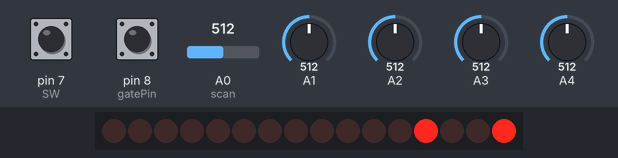
A sketch run on a simulated Arduino Uno, built with avr-gcc and run on an emulated ATmega328P. On the bench: 16 shift-register outputs drawn as a row of LEDs (first output left, lit = HIGH). Wiring (inferred from the names in the program): 2 × shift register (74HC595): data pin 6; shift clock pin 4; latch pin 5. Wiring (inferred from the signals the program sends): row of LEDs: on Q0, Q1, Q2, Q3, Q4, Q5, Q6, Q7, Q8, Q9, Q10, Q11, Q12, Q13, Q14, Q15. The inputs (shaded band) are chosen by the test bench; at power-on: pin 8 (gatePin) HIGH, pin 7 (SW) HIGH, A0 (scan) = 512, A1 = 512, A2 = 512, A3 = 512, A4 = 512.

Above: at 1.2 s.
1.3 s: pin 8 (gatePin) pulled LOW for 0.15 s
At 1.47 s:
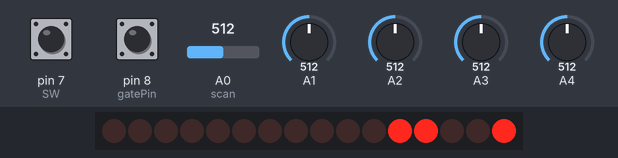
3.0 s: pin 8 (gatePin) pulled LOW for 1 s
At 3.04 s:
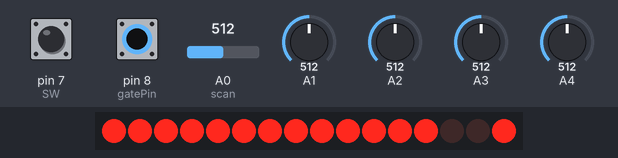
5.6 s: pin 8 (gatePin) pulled LOW for 3.2 s
At 8.89 s:
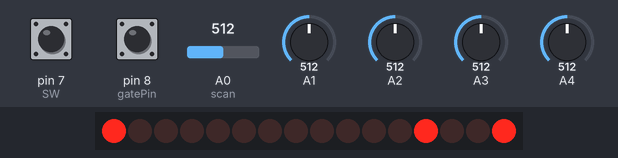
Timing chart, 0 to 10.4 s (numbered marks = the images above; inputs shaded):
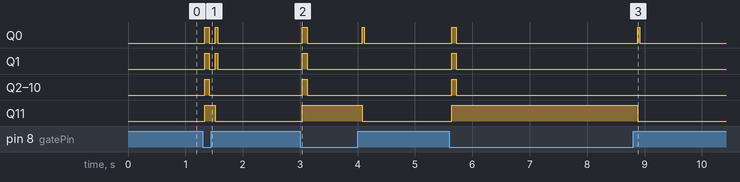

The sketch:

ADSR.ino
```cpp
// Cascadence ADSR
// Based on
// ADSRduino
// https://github.com/m0xpd/ADSRduino
// a simple ADSR for the Arduino
// m0xpd
// Feb 2017
//
// see http://m0xpd.blogspot.co.uk/2017/02/signal-processing-on-arduino.html
//
//
//
// https://github.com/cctvfm/cascadence/


const int GAIN_1 = 0x1;
const int GAIN_2 = 0x0;
const int NO_SHTDWN = 1;
const int SHTDWN = 0;

//pin definitions
const int POTS[4]={0,1,2,3};
const int gatePin = 8;
const int CLK_IN = 8;
const int SW = 7;

const int MOSI = 6;
const int SCK = 4;
const int PIN_CS = 5;

const int A = 0;
const int B = 1;

unsigned int lastanalogread[4];

float alpha[2]={0.7,0.7};   // this is the pole location ('time constant') used for the first-order difference equation
double alpha1[2]={0.9,0.9};  // initial value for attack
double alpha2[2]={0.9,0.9};  // initial value for decay
double alpha3[2]={0.95,0.95}; // initial value for release

float envelope[2] = {0.0,0.0};  // initialise the envelope
float CV0[2] = {0.0,0.0};       // result of reads from potentiometers (yes - it will only be an int, but helps with the casting!)
float CV1[2] = {0.0,0.0};
int CV2[2] = {0,0};
float CV3[2] = {0.0,0.0};

int drive[2] = {0,0};
int sustain_Level[2] = {0,0};
int scan = 0;
boolean note_active[2] = {false,false};
boolean loop_mode=false;
boolean trigger = false;
boolean decay[2] = {false,false};
boolean release_done[2] = {true,true};


void update_params(int scan, boolean chan);

// subroutine to set DAC on MCP4802
void setOutput(byte channel, byte gain, byte shutdown, unsigned int val)
{
  byte lowByte = val & 0xff;
  byte highByte = ((val >> 8) & 0xff) | channel << 7 | gain << 5 | shutdown << 4;
  //bit level stuff to make the dac work.
  //channel can be 0 or 1 (A or B)
  //gain can be 0 or 1 (x1 or x2 corresponding to 2V max or 4V max)
  //shutdown is to disable the DAC output, 0 for shutdown, 1 for no shutdown

  digitalWrite(PIN_CS, LOW);
  shiftOut(MOSI,SCK,MSBFIRST,highByte);
  shiftOut(MOSI,SCK,MSBFIRST,lowByte);
  digitalWrite(PIN_CS, HIGH);
}
void setup() {

unsigned int x;

  pinMode(POTS[0], INPUT);
  pinMode(POTS[1], INPUT);
  pinMode(POTS[2], INPUT);
  pinMode(POTS[3], INPUT);
  pinMode(SW, INPUT);
  pinMode(CLK_IN,INPUT_PULLUP);


//mosi, sck, and pin_cs used for spi dac (mcp4822)
  pinMode(MOSI,OUTPUT);
  pinMode(SCK,OUTPUT);


  digitalWrite(PIN_CS,HIGH);
  pinMode(PIN_CS, OUTPUT);

  for(x=0;x<4;x++)
  {
    update_params(x,A); //initialize CVs
    update_params(x,B); //initialize CVs

  }

  setOutput(A, GAIN_2, NO_SHTDWN, 0);
  setOutput(B, GAIN_2, NO_SHTDWN, 0);


}

void loop() {
    boolean gate=!digitalRead(gatePin);        // read the gate input every time through the loop
    checkforchange(scan);                     // scan only one of the other inputs each pass

    boolean trigger=gate||(loop_mode&&release_done);  // trigger a, ADSR even if there's a gate OR if we're in loop mode
    while(trigger){
      if(note_active[A]==false){                   // if a note isn't active and we're triggered, then start one!
      decay[A] = false;
      drive[A]=4096;                               // drive toward full value
      alpha[A]=alpha1[A];                             // set 'time constant' alpha1 for attack phase
      note_active[A]=true;                         // set the note_active flag
      }
      if(note_active[B]==false){                   // if a note isn't active and we're triggered, then start one!
      decay[B] = false;
      drive[B]=4096;                               // drive toward full value
      alpha[B]=alpha1[B];                             // set 'time constant' alpha1 for attack phase
      note_active[B]=true;                         // set the note_active flag
      }

      if((decay[A]==false)&&(envelope[A]>4000)&&(drive[A]==4096)){    // if we've reached envelope >4000 with drive= 4096, we must be at the end of attack phase
                                                          // so switch to decay...
        decay[A] = true;                                         // set decay flag
        drive[A]=sustain_Level[A];                                  // drive toward sustain level
        alpha[A]=alpha2[A];                                         // and set 'time constant' alpha2 for decay phase
      }
      if((decay[B]==false)&&(envelope[B]>4000)&&(drive[B]==4096)){    // if we've reached envelope >4000 with drive= 4096, we must be at the end of attack phase
                                                          // so switch to decay...
        decay[B] = true;                                         // set decay flag
        drive[B]=sustain_Level[B];                                  // drive toward sustain level
        alpha[B]=alpha2[B];                                         // and set 'time constant' alpha2 for decay phase
      }

      envelope[A]=((1.0-alpha[A])*drive[A]+alpha[A]*envelope[A]);     // implement difference equation: y(k) = (1 - alpha) * x(k) + alpha * y(k-1)
      envelope[B]=((1.0-alpha[B])*drive[B]+alpha[B]*envelope[B]);
      setOutput(A, GAIN_2, NO_SHTDWN, (round(envelope[A])));                   // and output the envelope to the DAC
      setOutput(B, GAIN_2, NO_SHTDWN, (round(envelope[B])));


    gate=!digitalRead(gatePin);                      // read the gate pin (remember we're in the while loop)
    trigger=gate||(loop_mode&&release_done);        // and re-evaluate the trigger function
    }

    if(note_active[A]==true){                // this is the start of the release phase
      drive[A]=0;                              // drive towards zero
      alpha[A]=alpha3[A];                         // set 'time comnstant' alpha3 for release phase
      note_active[A]=false;                    // turn off note_active flag
      release_done[A]=false;                   // and set release_flag done false
    }
    if(note_active[B]==true){                // this is the start of the release phase
      drive[B]=0;                              // drive towards zero
      alpha[B]=alpha3[B];                         // set 'time comnstant' alpha3 for release phase
      note_active[B]=false;                    // turn off note_active flag
      release_done[B]=false;                   // and set release_flag done false
    }

    envelope[A]=((1.0-alpha3[A])*drive[A]+alpha3[A]*envelope[A]);   // implement the difference equation again (outside the while loop)
    setOutput(A, GAIN_2, NO_SHTDWN, (round(envelope[A])));                    // and output envelope
    envelope[B]=((1.0-alpha3[B])*drive[B]+alpha3[B]*envelope[B]);   // implement the difference equation again (outside the while loop)
    setOutput(B, GAIN_2, NO_SHTDWN, (round(envelope[B])));                    // and output envelope
    gate=!digitalRead(gatePin);                       // watch out for a new note
    scan+=1;                                         // prepare to look at a new parameter input
    if(envelope[A]<4){                                  // is the release phase ended?
      release_done[A]=true;                             // yes - so flag it
    }
    if(envelope[B]<4){                                  // is the release phase ended?
      release_done[B]=true;                             // yes - so flag it
    }
    if(scan==5){                                     // increment the scan pointer
      scan=0;
    }
}

void checkforchange (int scan)
{
  unsigned int tempread[4];
  unsigned char x;
  #define THRESHOLD 5

    tempread[scan]=analogRead(scan);
    if(tempread[scan]<(lastanalogread[scan]-THRESHOLD) || tempread[scan]>(lastanalogread[scan]+THRESHOLD))
    {
      //knob has been moved while we're on this channel, update it.
      update_params(scan,!digitalRead(SW));
      lastanalogread[scan]=tempread[scan];

    }


}

void update_params(int scan, boolean chan){             // read the input parameters
  switch (scan){
  case 0:
  CV0[chan]=analogRead(0);                      // get the attack pole location
  alpha1[chan]=0.999*cos((1023-CV0[chan])/795);
  alpha1[chan]=sqrt(alpha1[chan]);
  break;
  case 1:
  CV1[chan]=analogRead(1);                      // get the release pole location
  alpha2[chan]=0.999*cos((1023-CV1[chan])/795);
  alpha2[chan]=sqrt(alpha2[chan]);
  break;
  case 2:
  CV2[chan]=analogRead(2);                     // get the (integer) sustain level
  sustain_Level[chan]=CV2[chan]<<2;
  break;
  case 3:
  CV3[chan]=analogRead(3);                     // get the release pole location (potentially closer to 1.0)
  alpha3[chan]=0.99999*cos((1023-CV3[chan])/795);
  alpha3[chan]=sqrt(alpha3[chan]);
  break;


  }

}
```

Measured:
- after the input at 1.3 s, Q0, Q1: alternates HIGH for 0.06 s and LOW for 0.10 s, 4 changes in all, then stays LOW, starting at once; Q2–10: LOW → HIGH at once, → LOW 0.08 s later; Q11: LOW → HIGH at once, → LOW 0.18 s later
- after the input at 3.0 s, Q0: alternates HIGH for 0.06 s and LOW for 0.96 s, starting at once; Q1–10: LOW → HIGH at once, → LOW 0.08 s later; Q11: LOW → HIGH at once, → LOW 1.0 s later
- after the input at 5.6 s, Q0: alternates HIGH for 0.06 s and LOW for 3.2 s, 4 changes in all, then stays LOW, starting at once; Q1–10: LOW → HIGH at once, → LOW 0.08 s later; Q11: LOW → HIGH at once, → LOW 3.2 s later
